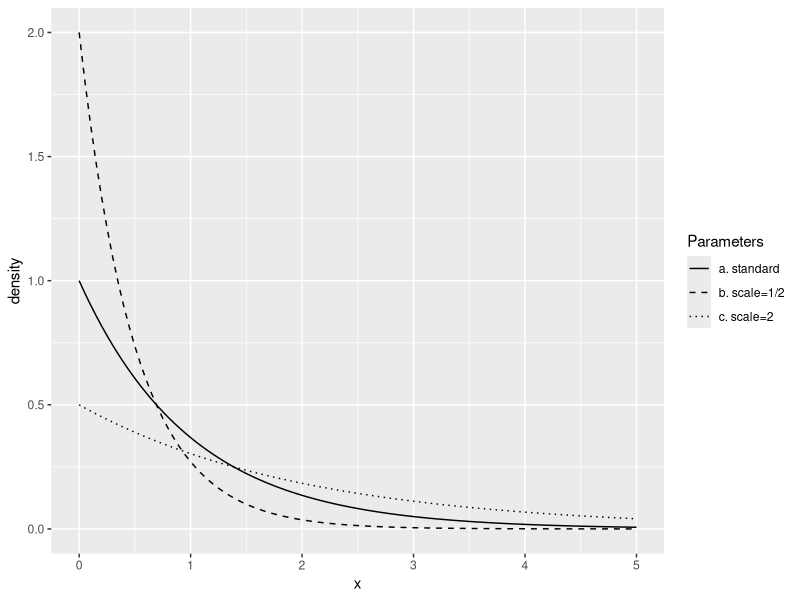
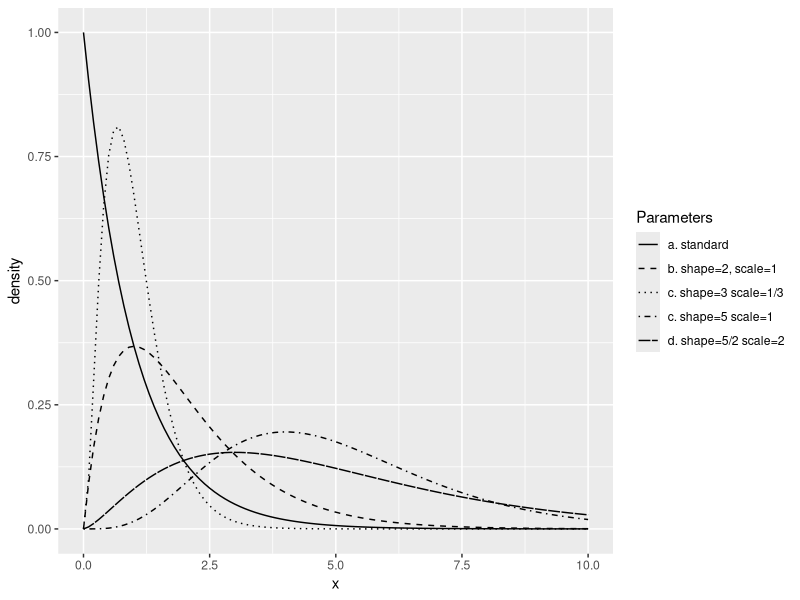
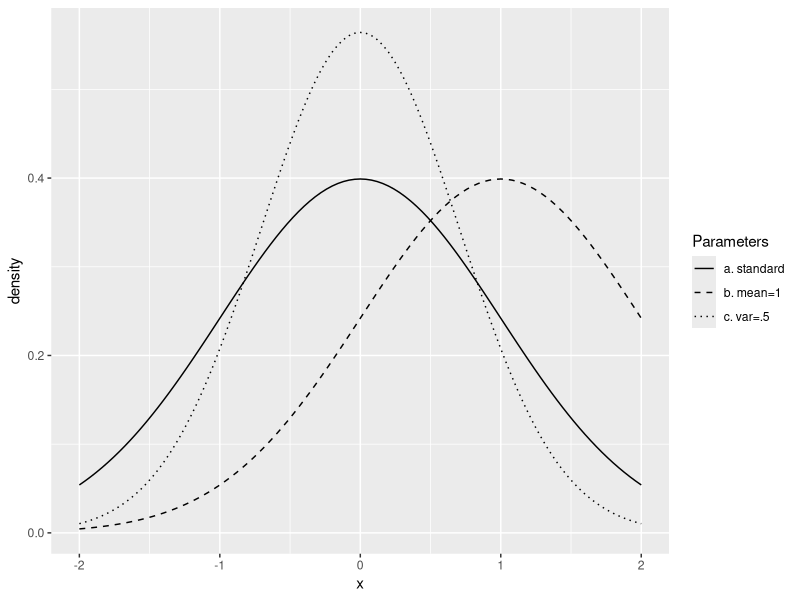

Reproduce these figures in R, in order.
## ---- chunk 1
#| echo: false
#| message: false
#| warning: false
#| label: fig-witgetexponential
#| 
#| fig-cap: |
#|   Exponential densities with different parameters: scales $1, 2, 1/2$ or
#|   equivalently intensities $1, 1/2, 2$. Expectation equals scale,  
#|   variance equals squared scale.

# %%

p <- ggplot2::ggplot(data = tibble::tibble(x=seq(0, 5,by=0.01)),
                mapping= ggplot2::aes(x=x)) +
  ggplot2::scale_linetype_manual(values = c("solid", "dashed", "dotted"),
                                 guide = ggplot2::guide_legend(override.aes = list(
                        linetype = c("solid", "dashed", "dotted"),
                        title = "Parameters"))) +
  ggplot2::labs(linetype="Parameters") +
  ggplot2::xlab("x") +
  ggplot2::ylab("density") +
  ggplot2::xlim(xlim = c(0, 5)) +
  ggplot2::stat_function(fun=dexp, args = c(1),
                         ggplot2::aes(linetype="a. standard")) +
  ggplot2::stat_function(fun=dexp, args = c(2),  ggplot2::aes(linetype="b. scale=1/2")) +
  ggplot2::stat_function(fun=dexp, args = c(.5),
                         ggplot2::aes(linetype="c. scale=2"))


p
# %%
## ---- chunk 2
#| echo: false
#| message: false
#| warning: false
#| label: fig-witgetgamma
#| 
#| fig-cap: |
#|   Gamma densities with different parameters: scales $1, 1, 1/3, 1, 2$ and
#|   shapes  $1, 2, 3, 5, 5/2$. Expectation equals shape times scale,  
#|   variance equals shape times squared scale.
#| 
p <- ggplot2::ggplot(data = tibble::tibble(x=seq(0, 10, by=0.01)),
                mapping= ggplot2::aes(x=x)) +
  ggplot2::scale_linetype_manual(values = c("solid", "dashed", "dotted", "dotdash", "81"),
                                 guide = ggplot2::guide_legend(override.aes = list(
                        linetype = c("solid", "dashed", "dotted", "dotdash", "81"),
                        title = "Parameters"))) +
  ggplot2::labs(linetype="Parameters") +
  ggplot2::xlab("x") +
  ggplot2::ylab("density") +
  ggplot2::xlim(xlim = c(0, 10)) +
  ggplot2::stat_function(fun=dgamma, args = c(1, 1),
                         ggplot2::aes(linetype="a. standard")) +
  ggplot2::stat_function(fun=dgamma, args = c(2, 1),  ggplot2::aes(linetype="b. shape=2, scale=1")) +
  ggplot2::stat_function(fun=dgamma, args = c(3, 3),
                         ggplot2::aes(linetype="c. shape=3 scale=1/3")) +
  ggplot2::stat_function(fun=dgamma, args = c(5, 1),
                                                ggplot2::aes(linetype="c. shape=5 scale=1")) +
  ggplot2::stat_function(fun=dgamma, args = c(2.5,.5),
                         ggplot2::aes(linetype="d. shape=5/2 scale=2"))

p
# %%
## ---- chunk 3
#| echo: false
#| message: false
#| warning: false
#| label: fig-witgetgauss
#| 
#| fig-cap: |
#|   Gaussian densities. The location parameter $\mu$ coincides with the mean and
#|   the median. The scale parameter is the standard deviation. 
#|   The Inter-Quartile-Range (IQR) is proportional to the standard deviation. 
#|   If $\Phi^{\leftarrow}$ denotes the quantile function of $\mathcal{N}(0,1)$
#|   then the interquartile range of 
#|   $\mathcal{N}(\mu, \sigma^2)$ is $\sigma \Big(\Phi^{\leftarrow}(3/4) - \Phi^{\leftarrow}(1/4)\Big)=2 \sigma \Phi^{\leftarrow}(3/4)$.
#|


p <- ggplot2::ggplot(data = tibble::tibble(x=seq(-5, 5,by=0.01)),
                mapping= ggplot2::aes(x=x)) +
  ggplot2::scale_linetype_manual(values = c("solid", "dashed", "dotted"),
                                 guide = ggplot2::guide_legend(override.aes = list(
                        linetype = c("solid", "dashed", "dotted"),
                        title = "Parameters"))) +
  ggplot2::labs(linetype="Parameters") +
  ggplot2::xlab("x") +
  ggplot2::ylab("density") +
  ggplot2::xlim(xlim = c(-2, 2)) +
  ggplot2::stat_function(fun=dnorm, args = c(0, 1),
                         ggplot2::aes(linetype="a. standard")) +
  ggplot2::stat_function(fun=dnorm, args = c(1, 1),  ggplot2::aes(linetype="b. mean=1")) +
  ggplot2::stat_function(fun=dnorm, args = c(0, sqrt(1/2)),
                         ggplot2::aes(linetype="c. var=.5"))

p
# %%
